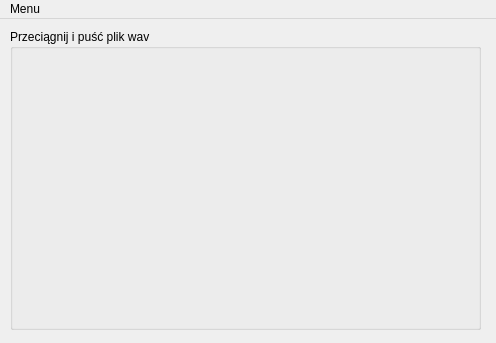
<?xml version="1.0" encoding="UTF-8"?>
<ui version="4.0">
 <class>Segmentator</class>
 <widget class="QMainWindow" name="Segmentator">
  <property name="geometry">
   <rect>
    <x>0</x>
    <y>0</y>
    <width>496</width>
    <height>343</height>
   </rect>
  </property>
  <property name="acceptDrops">
   <bool>true</bool>
  </property>
  <property name="windowTitle">
   <string>MainWindow</string>
  </property>
  <widget class="QWidget" name="centralwidget">
   <widget class="QGroupBox" name="dropGroupBox">
    <property name="geometry">
     <rect>
      <x>10</x>
      <y>10</y>
      <width>471</width>
      <height>301</height>
     </rect>
    </property>
    <property name="acceptDrops">
     <bool>true</bool>
    </property>
    <property name="title">
     <string>Przeciągnij i puść plik wav</string>
    </property>
   </widget>
  </widget>
  <widget class="QMenuBar" name="menubar">
   <property name="geometry">
    <rect>
     <x>0</x>
     <y>0</y>
     <width>496</width>
     <height>20</height>
    </rect>
   </property>
   <widget class="QMenu" name="menu">
    <property name="title">
     <string>Menu</string>
    </property>
    <addaction name="actionOpen"/>
    <addaction name="separator"/>
    <addaction name="actionOption"/>
   </widget>
   <addaction name="menu"/>
  </widget>
  <action name="actionOpen">
   <property name="text">
    <string>Otwórz</string>
   </property>
  </action>
  <action name="actionOption">
   <property name="text">
    <string>Opcje</string>
   </property>
  </action>
 </widget>
 <resources/>
 <connections/>
</ui>
